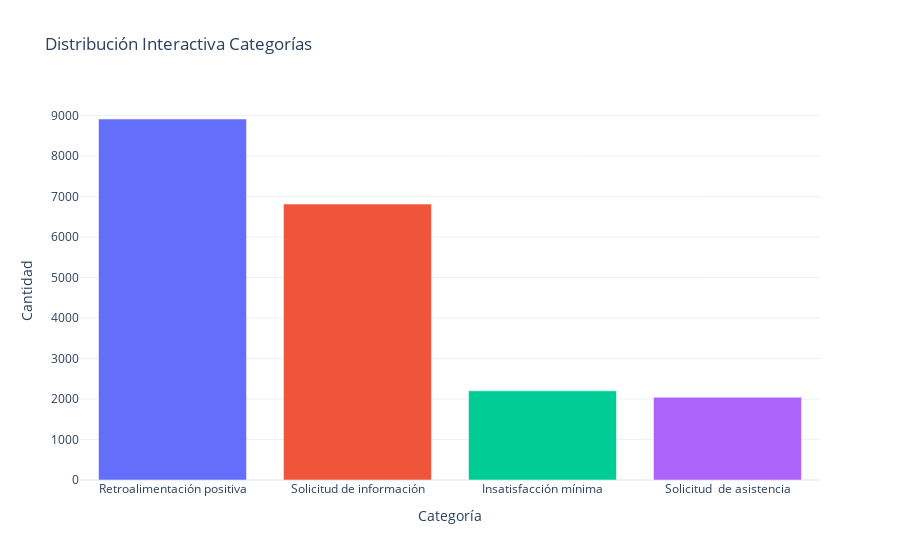

Notebook cell for this chart:
### Code cell
fig = px.bar(x=categoria_counts.index, y=categoria_counts.values, color=categoria_counts.index,
             title='Distribución Interactiva Categorías', labels={'x':'Categoría', 'y':'Cantidad'})

fig.update_layout(template='plotly_white', showlegend=False)
fig.show()

### Figure 1 — Plotly figure (JSON) as saved in the notebook; plotly's stock layout.template omitted (floating-point values rounded to 4 significant figures)
{"data": [{"alignmentgroup": "True", "hovertemplate": "color=Retroalimentación positiva<br>Categoría=%{x}<br>Cantidad=%{y}<extra></extra>", "legendgroup": "Retroalimentación positiva", "marker": {"color": "#636efa", "pattern": {"shape": ""}}, "name": "Retroalimentación positiva", "offsetgroup": "Retroalimentación positiva", "orientation": "v", "showlegend": true, "textposition": "auto", "type": "bar", "x": ["Retroalimentación positiva"], "xaxis": "x", "y": [8917], "yaxis": "y"}, {"alignmentgroup": "True", "hovertemplate": "color=Solicitud de información<br>Categoría=%{x}<br>Cantidad=%{y}<extra></extra>", "legendgroup": "Solicitud de información", "marker": {"color": "#EF553B", "pattern": {"shape": ""}}, "name": "Solicitud de información", "offsetgroup": "Solicitud de información", "orientation": "v", "showlegend": true, "textposition": "auto", "type": "bar", "x": ["Solicitud de información"], "xaxis": "x", "y": [6816], "yaxis": "y"}, {"alignmentgroup": "True", "hovertemplate": "color=Insatisfacción mínima<br>Categoría=%{x}<br>Cantidad=%{y}<extra></extra>", "legendgroup": "Insatisfacción mínima", "marker": {"color": "#00cc96", "pattern": {"shape": ""}}, "name": "Insatisfacción mínima", "offsetgroup": "Insatisfacción mínima", "orientation": "v", "showlegend": true, "textposition": "auto", "type": "bar", "x": ["Insatisfacción mínima"], "xaxis": "x", "y": [2202], "yaxis": "y"}, {"alignmentgroup": "True", "hovertemplate": "color=Solicitud  de asistencia<br>Categoría=%{x}<br>Cantidad=%{y}<extra></extra>", "legendgroup": "Solicitud  de asistencia", "marker": {"color": "#ab63fa", "pattern": {"shape": ""}}, "name": "Solicitud  de asistencia", "offsetgroup": "Solicitud  de asistencia", "orientation": "v", "showlegend": true, "textposition": "auto", "type": "bar", "x": ["Solicitud  de asistencia"], "xaxis": "x", "y": [2046], "yaxis": "y"}], "layout": {"barmode": "relative", "legend": {"title": {"text": "color"}, "tracegroupgap": 0}, "showlegend": false, "title": {"text": "Distribución Interactiva Categorías"}, "xaxis": {"anchor": "y", "domain": [0, 1], "title": {"text": "Categoría"}}, "yaxis": {"anchor": "x", "domain": [0, 1], "title": {"text": "Cantidad"}}}}
